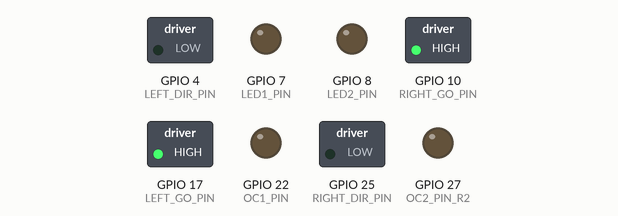
Recording of a program running on a simulated Raspberry Pi (BCM pin numbers). Parts: switched loads named in the program (green lamp = pin HIGH), output pins drawn as LEDs (lit = HIGH). At 18.0 s the program stops and its outputs stay as they are.

Above: at 0.1 s.
At 7.6 s:
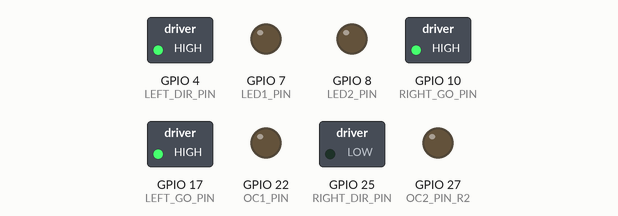
At 18.1 s:
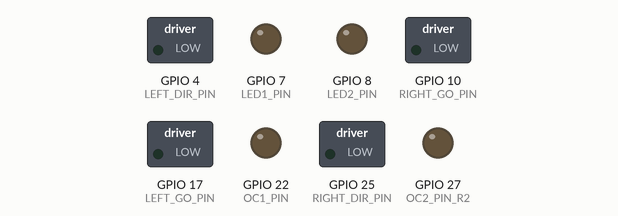
Timing chart, 0 to 19.5 s (numbered marks = the images above):
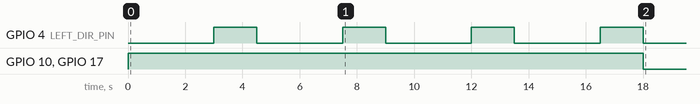

The program:

sequence_robot.py
```python
#Sequence Robot

from rrb2 import *
#import time, random

rr = RRB2()

motor_speed = 1.0

rr.forward(3, motor_speed)
rr.right(1.5, motor_speed)
rr.forward(3, motor_speed)
rr.right(1.5, motor_speed)
rr.forward(3, motor_speed)
rr.right(1.5, motor_speed)
rr.forward(3, motor_speed)
rr.right(1.5, motor_speed)
```

rrb2.py
```python
#rrb2.py Library

import RPi.GPIO as GPIO
import time

class RRB2:

    LEFT_GO_PIN = 17
    LEFT_DIR_PIN = 4
    RIGHT_GO_PIN = 10
    RIGHT_DIR_PIN = 25
    SW1_PIN = 11
    SW2_PIN = 9
    LED1_PIN = 7
    LED2_PIN = 8
    OC1_PIN = 22
    OC2_PIN = 27
    OC2_PIN_R1 = 21
    OC2_PIN_R2 = 27
    TRIGGER_PIN = 18
    ECHO_PIN = 23
    left_pwm = 0
    right_pwm = 0

    def __init__(self, revision=2):
        GPIO.setmode(GPIO.BCM)
        GPIO.setwarnings(False)

        GPIO.setup(self.LEFT_GO_PIN, GPIO.OUT)
        self.left_pwm = GPIO.PWM(self.LEFT_GO_PIN, 500)
        self.left_pwm.start(0)
        GPIO.setup(self.LEFT_DIR_PIN, GPIO.OUT)
        GPIO.setup(self.RIGHT_GO_PIN, GPIO.OUT)
        self.right_pwm = GPIO.PWM(self.RIGHT_GO_PIN, 500)
        self.right_pwm.start(0)
        GPIO.setup(self.RIGHT_DIR_PIN, GPIO.OUT)

        GPIO.setup(self.LED1_PIN, GPIO.OUT)
        GPIO.setup(self.LED2_PIN, GPIO.OUT)

        GPIO.setup(self.OC1_PIN, GPIO.OUT)
        if revision == 1:
            self.OC2_PIN = self.OC2_PIN_R1
        else:
            self.OC2_PIN = self.OC2_PIN_R2

        GPIO.setup(self.OC2_PIN_R2, GPIO.OUT)

        GPIO.setup(self.SW1_PIN, GPIO.IN)
        GPIO.setup(self.SW2_PIN, GPIO.IN)
        GPIO.setup(self.TRIGGER_PIN, GPIO.OUT)
        GPIO.setup(self.ECHO_PIN, GPIO.IN)


    def set_motors(self, left_go, left_dir, right_go, right_dir):
        self.left_pwm.ChangeDutyCycle(left_go * 100)
        GPIO.output(self.LEFT_DIR_PIN, left_dir)
        self.right_pwm.ChangeDutyCycle(right_go * 100)
        GPIO.output(self.RIGHT_DIR_PIN, right_dir)

    def forward(self, seconds=0, speed=0.5):
        self.set_motors(speed, 0, speed, 0)
        if seconds > 0:
            time.sleep(seconds)
            self.stop()

    def stop(self):
        self.set_motors(0, 0, 0, 0)

    def reverse(self, seconds=0, speed=0.5):
        self.set_motors(speed, 1, speed, 1)
        if seconds > 0:
            time.sleep(seconds)
            self.stop()

    def left(self, seconds=0, speed=0.5):
        self.set_motors(speed, 0, speed, 1)
        if seconds > 0:
            time.sleep(seconds)
            self.stop()

    def right(self, seconds=0, speed=0.5):
        self.set_motors(speed, 1, speed, 0)
        if seconds > 0:
            time.sleep(seconds)
            self.stop()

    def sw1_closed(self):
        return not GPIO.input(self.SW1_PIN)

    def sw2_closed(self):
        return not GPIO.input(self.SW2_PIN)

    def set_led1(self, state):
        GPIO.output(self.LED1_PIN, state)

    def set_led2(self, state):
        GPIO.output(self.LED2_PIN, state)

    def set_oc1(self, state):
        GPIO.output(self.OC1_PIN, state)

    def set_oc2(self, state):
        GPIO.output(self.OC2_PIN, state)

    def _send_trigger_pulse(self):
        GPIO.output(self.TRIGGER_PIN, True)
        time.sleep(0.0001)
        GPIO.output(self.TRIGGER_PIN, False)

    def _wait_for_echo(self, value, timeout):
        count = timeout
        while GPIO.input(self.ECHO_PIN) != value and count > 0:
            count = count - 1

    def get_distance(self):
        self._send_trigger_pulse()
        self._wait_for_echo(True, 10000)
        start = time.time()
        self._wait_for_echo(False, 10000)
        finish = time.time()
        pulse_len = finish - start
        distance_cm = pulse_len / 0.000058
        return distance_cm
```
